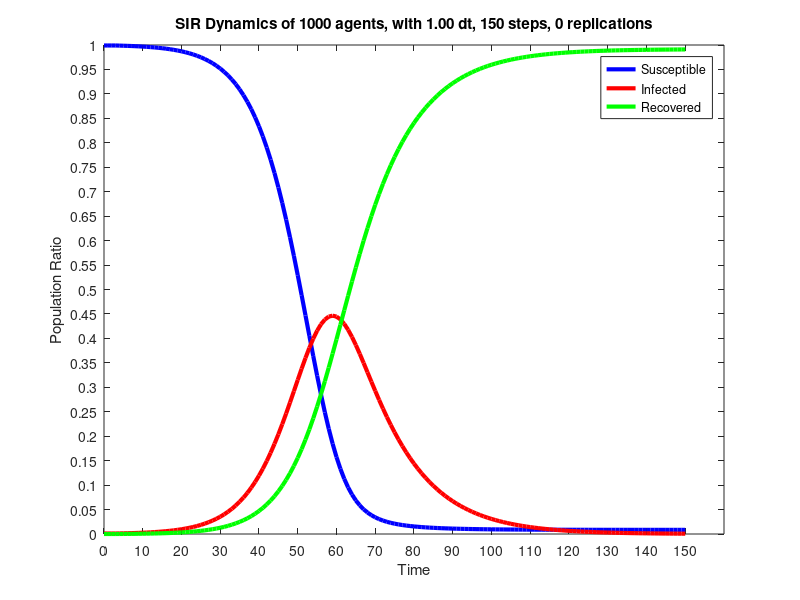

The MATLAB source for this figure:
dynamics = [
999.000,1.000,0.000;
999.000,1.000,0.000;
999.000,1.000,0.000;
999.000,1.000,0.000;
998.750,1.183,0.067;
998.500,1.366,0.133;
998.251,1.549,0.200;
997.955,1.766,0.279;
997.614,2.016,0.370;
997.228,2.299,0.473;
996.787,2.622,0.591;
996.284,2.990,0.725;
995.711,3.410,0.879;
995.058,3.889,1.053;
994.313,4.434,1.253;
993.464,5.056,1.480;
992.497,5.764,1.739;
991.395,6.570,2.035;
990.139,7.489,2.372;
988.709,8.535,2.756;
987.080,9.725,3.194;
985.226,11.080,3.694;
983.117,12.621,4.263;
980.717,14.372,4.911;
977.988,16.363,5.650;
974.886,18.623,6.491;
971.362,21.189,7.449;
967.362,24.099,8.540;
962.823,27.396,9.781;
957.677,31.129,11.194;
951.849,35.350,12.801;
945.255,40.118,14.627;
937.802,45.496,16.702;
929.390,51.551,19.059;
919.910,58.357,21.733;
909.243,65.990,24.767;
897.265,74.531,28.203;
883.845,84.062,32.094;
868.844,94.663,36.493;
852.126,106.412,41.462;
833.551,119.383,47.066;
812.990,133.634,53.377;
790.320,149.209,60.471;
765.442,166.128,68.430;
738.282,184.380,77.339;
708.801,203.913,87.286;
677.011,224.628,98.361;
642.980,246.367,110.653;
606.846,268.906,124.247;
568.827,291.950,139.223;
529.225,315.128,155.647;
488.429,337.997,173.574;
446.912,360.051,193.037;
405.218,380.736,214.046;
363.946,399.475,236.579;
323.719,415.699,260.582;
285.148,428.887,285.965;
248.802,438.602,312.596;
215.159,444.531,340.310;
184.585,446.513,368.902;
157.304,444.554,398.142;
133.393,438.830,427.778;
112.788,429.667,457.545;
95.305,417.513,487.182;
80.671,402.891,516.437;
68.556,386.362,545.082;
58.608,368.476,572.916;
50.483,349.742,599.776;
43.861,330.606,625.533;
38.462,311.440,650.098;
34.048,292.538,673.414;
30.423,274.123,695.455;
27.428,256.355,716.217;
24.938,239.342,735.720;
22.853,223.152,753.995;
21.095,207.820,771.085;
19.603,193.356,787.041;
18.328,179.754,801.918;
17.232,166.995,815.773;
16.285,155.052,828.663;
15.461,143.893,840.647;
14.742,133.479,851.780;
14.110,123.773,862.116;
13.554,114.737,871.709;
13.062,106.330,880.608;
12.626,98.515,888.859;
12.237,91.255,896.509;
11.890,84.513,903.597;
11.579,78.257,910.165;
11.299,72.452,916.248;
11.048,67.069,921.883;
10.822,62.078,927.100;
10.617,57.453,931.930;
10.432,53.167,936.401;
10.264,49.196,940.540;
10.111,45.519,944.370;
9.973,42.113,947.914;
9.846,38.959,951.194;
9.731,36.040,954.229;
9.626,33.337,957.036;
9.530,30.836,959.634;
9.443,28.521,962.036;
9.363,26.379,964.259;
9.289,24.396,966.314;
9.222,22.562,968.216;
9.160,20.866,969.974;
9.103,19.296,971.601;
9.051,17.844,973.105;
9.004,16.500,974.496;
8.960,15.258,975.782;
8.919,14.109,976.972;
8.882,13.046,978.072;
8.848,12.063,979.089;
8.817,11.154,980.030;
8.788,10.313,980.900;
8.761,9.535,981.704;
8.736,8.816,982.447;
8.714,8.152,983.135;
8.693,7.537,983.771;
8.673,6.968,984.358;
8.656,6.443,984.902;
8.639,5.956,985.404;
8.624,5.507,985.869;
8.610,5.091,986.298;
8.597,4.707,986.695;
8.586,4.352,987.062;
8.575,4.024,987.402;
8.564,3.720,987.716;
8.555,3.439,988.006;
8.547,3.179,988.274;
8.539,2.939,988.522;
8.531,2.717,988.751;
8.524,2.512,988.963;
8.518,2.323,989.159;
8.512,2.147,989.340;
8.507,1.985,989.508;
8.502,1.835,989.663;
8.497,1.697,989.806;
8.493,1.569,989.938;
8.489,1.450,990.061;
8.486,1.341,990.174;
8.482,1.239,990.278;
8.479,1.146,990.375;
8.476,1.059,990.464;
8.474,0.979,990.547;
8.471,0.905,990.623;
8.469,0.837,990.694;
8.467,0.774,990.759;
8.465,0.715,990.820;
8.463,0.661,990.875;
8.462,0.611,990.927;
];
steps = 150;
dt = 1.0;
replications = 0;
startingTime = 0;
endTime = steps * dt;
time = 0 : dt : endTime;
susceptible = dynamics (:, 1);
infected = dynamics (:, 2);
recovered = dynamics (:, 3);
totalPopulation = susceptible(1) + infected(1) + recovered(1);
susceptibleRatio = susceptible ./ totalPopulation;
infectedRatio = infected ./ totalPopulation;
recoveredRatio = recovered ./ totalPopulation;
figure
plot (time, susceptibleRatio.', 'color', 'blue', 'linewidth', 3);
hold on
plot (time, infectedRatio.', 'color', 'red', 'linewidth', 3);
hold on
plot (time, recoveredRatio.', 'color', 'green', 'linewidth', 3);
set(gca,'YTick',0:0.05:1.0)
set(gca,'XTick',0:10:endTime)
xlabel ('Time');
ylabel ('Population Ratio');
legend('Susceptible','Infected', 'Recovered');
titleStr = sprintf('SIR Dynamics of %i agents, with 1.00 dt, 150 steps, 0 replications', totalPopulation)
title (titleStr);
